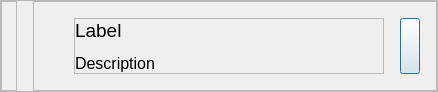
<?xml version="1.0" encoding="UTF-8"?>
<ui version="4.0">
 <class>Dialog</class>
 <widget class="QDialog" name="Dialog">
  <property name="geometry">
   <rect>
    <x>0</x>
    <y>0</y>
    <width>438</width>
    <height>71</height>
   </rect>
  </property>
  <property name="windowTitle">
   <string>Dialog</string>
  </property>
  <layout class="QHBoxLayout" name="horizontalLayout">
   <property name="spacing">
    <number>0</number>
   </property>
   <property name="leftMargin">
    <number>0</number>
   </property>
   <property name="topMargin">
    <number>0</number>
   </property>
   <property name="rightMargin">
    <number>0</number>
   </property>
   <property name="bottomMargin">
    <number>0</number>
   </property>
   <item>
    <widget class="QFrame" name="notification_container">
     <property name="frameShape">
      <enum>QFrame::StyledPanel</enum>
     </property>
     <property name="frameShadow">
      <enum>QFrame::Raised</enum>
     </property>
     <layout class="QHBoxLayout" name="horizontalLayout_3">
      <property name="spacing">
       <number>16</number>
      </property>
      <property name="leftMargin">
       <number>0</number>
      </property>
      <property name="topMargin">
       <number>0</number>
      </property>
      <property name="rightMargin">
       <number>0</number>
      </property>
      <property name="bottomMargin">
       <number>0</number>
      </property>
      <item>
       <widget class="QFrame" name="line_frame">
        <property name="sizePolicy">
         <sizepolicy hsizetype="Expanding" vsizetype="Expanding">
          <horstretch>0</horstretch>
          <verstretch>0</verstretch>
         </sizepolicy>
        </property>
        <property name="minimumSize">
         <size>
          <width>16</width>
          <height>0</height>
         </size>
        </property>
        <property name="maximumSize">
         <size>
          <width>16</width>
          <height>16777215</height>
         </size>
        </property>
        <property name="frameShape">
         <enum>QFrame::StyledPanel</enum>
        </property>
        <property name="frameShadow">
         <enum>QFrame::Raised</enum>
        </property>
       </widget>
      </item>
      <item>
       <widget class="QFrame" name="actions_frame">
        <property name="frameShape">
         <enum>QFrame::StyledPanel</enum>
        </property>
        <property name="frameShadow">
         <enum>QFrame::Raised</enum>
        </property>
        <layout class="QHBoxLayout" name="horizontalLayout_2">
         <property name="spacing">
          <number>16</number>
         </property>
         <property name="leftMargin">
          <number>0</number>
         </property>
         <property name="topMargin">
          <number>16</number>
         </property>
         <property name="rightMargin">
          <number>16</number>
         </property>
         <property name="bottomMargin">
          <number>16</number>
         </property>
         <item>
          <widget class="QLabel" name="icon_label">
           <property name="sizePolicy">
            <sizepolicy hsizetype="Expanding" vsizetype="Expanding">
             <horstretch>0</horstretch>
             <verstretch>0</verstretch>
            </sizepolicy>
           </property>
           <property name="minimumSize">
            <size>
             <width>24</width>
             <height>0</height>
            </size>
           </property>
           <property name="maximumSize">
            <size>
             <width>24</width>
             <height>16777215</height>
            </size>
           </property>
           <property name="text">
            <string/>
           </property>
          </widget>
         </item>
         <item>
          <widget class="QFrame" name="texts_frame">
           <property name="font">
            <font>
             <pointsize>12</pointsize>
            </font>
           </property>
           <property name="frameShape">
            <enum>QFrame::StyledPanel</enum>
           </property>
           <property name="frameShadow">
            <enum>QFrame::Raised</enum>
           </property>
           <layout class="QVBoxLayout" name="verticalLayout">
            <property name="spacing">
             <number>12</number>
            </property>
            <property name="leftMargin">
             <number>0</number>
            </property>
            <property name="topMargin">
             <number>0</number>
            </property>
            <property name="rightMargin">
             <number>0</number>
            </property>
            <property name="bottomMargin">
             <number>0</number>
            </property>
            <item>
             <widget class="QLabel" name="label_label">
              <property name="sizePolicy">
               <sizepolicy hsizetype="Expanding" vsizetype="Expanding">
                <horstretch>0</horstretch>
                <verstretch>0</verstretch>
               </sizepolicy>
              </property>
              <property name="font">
               <font>
                <pointsize>14</pointsize>
               </font>
              </property>
              <property name="text">
               <string>Label</string>
              </property>
              <property name="wordWrap">
               <bool>true</bool>
              </property>
             </widget>
            </item>
            <item>
             <widget class="QLabel" name="description_label">
              <property name="sizePolicy">
               <sizepolicy hsizetype="Expanding" vsizetype="Expanding">
                <horstretch>0</horstretch>
                <verstretch>0</verstretch>
               </sizepolicy>
              </property>
              <property name="text">
               <string>Description</string>
              </property>
              <property name="wordWrap">
               <bool>true</bool>
              </property>
             </widget>
            </item>
           </layout>
          </widget>
         </item>
         <item>
          <widget class="QPushButton" name="close_pushButton">
           <property name="sizePolicy">
            <sizepolicy hsizetype="Expanding" vsizetype="Expanding">
             <horstretch>0</horstretch>
             <verstretch>0</verstretch>
            </sizepolicy>
           </property>
           <property name="minimumSize">
            <size>
             <width>20</width>
             <height>0</height>
            </size>
           </property>
           <property name="maximumSize">
            <size>
             <width>20</width>
             <height>16777215</height>
            </size>
           </property>
           <property name="text">
            <string/>
           </property>
          </widget>
         </item>
        </layout>
       </widget>
      </item>
     </layout>
    </widget>
   </item>
  </layout>
 </widget>
 <resources/>
 <connections/>
</ui>
